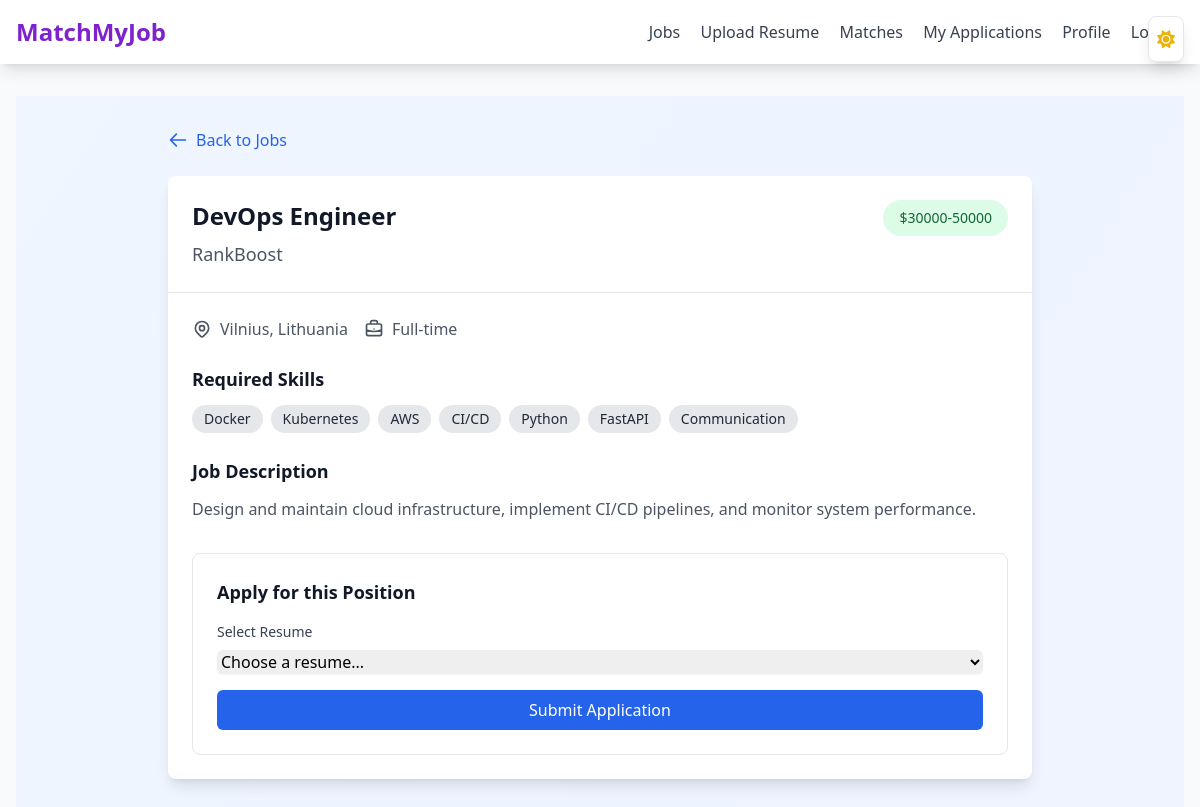
The app's page /jobs/8 (signed in) with its own data.
### models.py (models this page shows)
class JobPosting(Base):
    __tablename__ = "job_postings"
    id             = Column(Integer, primary_key=True, index=True)
    title          = Column(String, nullable=False)
    description    = Column(Text, nullable=False)
    skills_required= Column(JSON, nullable=False)
    company        = Column(String, nullable=False)
    location       = Column(String, nullable=True)
    salary_range   = Column(String, nullable=True)
    employment_type= Column(String, nullable=True)   # e.g. "Full-time"
    deadline       = Column(Date, nullable=True, index = True)     # date-only column
    created_at     = Column(DateTime, default=datetime.utcnow)
    employer_id    = Column(Integer, ForeignKey("users.id", ondelete="CASCADE"), nullable=False, index = True)
    is_active      = Column(Boolean, default=True, nullable=False, index = True)
    employer       = relationship("User", back_populates="job_postings")
    applications   = relationship("Application", back_populates="job", cascade="all, delete-orphan")

### jobs.py (the view)
@router.get("/jobs/{job_id}", response_class=HTMLResponse)
def view_job(
    request: Request,
    job_id: int,
    db: Session = Depends(get_db),
    user: User = Depends(get_current_user)
):
    job = db.query(JobPosting).filter(JobPosting.id == job_id).first()
    if not job:
        raise HTTPException(status_code=404, detail="Job not found.")
    user_resumes = []
    if user.role == "job_seeker":
        user_resumes = (
            db.query(Resume)
              .filter(Resume.user_id == user.id)
              .order_by(Resume.uploaded_at.desc())
              .all()
        )
    already_applied = False
    if user.role == "job_seeker":
        existing_app = (
            db.query(Application)
              .filter(
                  Application.job_id == job_id,
                  Application.user_id == user.id
              ).first()
        )
        if existing_app:
            already_applied = True
    html = templates.TemplateResponse(
        "applicant/job-detail.html",
        {
            "request": request,
            "user": user,
            "job": job,
            "user_resumes": user_resumes,
            "already_applied": already_applied,
            "msg": request.query_params.get("msg", "")
        }
    )
    html.headers["Cache-Control"] = "no-cache, no-store, must-revalidate"
    html.headers["Pragma"]        = "no-cache"
    html.headers["Expires"]       = "0"
    return html

### templates/applicant/job-detail.html (shortened to what this page needs)
{% extends "base.html" %}
{% block content %}
<div class="min-h-screen bg-gradient-to-br from-blue-50 to-indigo-50 dark:from-gray-900 dark:to-gray-800 py-8">
  <div class="max-w-4xl mx-auto px-4">
    <a href="/jobs"
      class="inline-flex items-center text-blue-600 dark:text-blue-400 hover:text-blue-800 dark:hover:text-blue-200 mb-6">
      <svg class="w-5 h-5 mr-2" fill="none" stroke="currentColor" viewBox="0 0 24 24">
        <path stroke-linecap="round" stroke-linejoin="round" stroke-width="2" d="M10 19l-7-7m0 0l7-7m-7 7h18" />
      </svg>
      Back to Jobs
    </a>
    <div class="bg-white dark:bg-gray-900 rounded-lg shadow-lg overflow-hidden">
      <div class="p-6 border-b border-gray-200 dark:border-gray-700">
        <div class="flex justify-between items-start">
          <div>
            <h1 class="text-2xl font-bold text-gray-900 dark:text-white mb-2">{{ job.title }}</h1>
            <p class="text-lg text-gray-600 dark:text-gray-300">{{ job.company }}</p>
          </div>
          {% if job.salary_range %}
          <div
            class="bg-green-100 dark:bg-green-900 text-green-800 dark:text-green-200 px-4 py-2 rounded-full text-sm font-medium">
            ${{ job.salary_range }}
          </div>
          {% endif %}
        </div>
      </div>
      <div class="p-6">
        <div class="flex flex-wrap gap-4 mb-6">
          {% if job.location %}
          <div class="flex items-center text-gray-600 dark:text-gray-300">
            {{ job.location }}
          </div>
          {% endif %}
          {% if job.employment_type %}
          <div class="flex items-center text-gray-600 dark:text-gray-300">
            {{ job.employment_type }}
          </div>
          {% endif %}
        </div>
        <div class="mb-6">
          <h3 class="text-lg font-semibold text-gray-900 dark:text-white mb-3">Required Skills</h3>
          <div class="flex flex-wrap gap-2">
            {% if job.skills_required %}
            {% if job.skills_required is string %}
            {% set skills = job.skills_required.replace('[', '').replace(']', '').replace('"', '').split(',') %}
            {% else %}
            {% set skills = job.skills_required %}
            {% endif %}
            {% for skill in skills %}
            <span
              class="inline-block bg-gray-200 dark:bg-gray-700 px-3 py-1 rounded-full text-sm text-gray-800 dark:text-gray-200">
              {{ skill.strip() }}
            </span>
            {% endfor %}
            {% else %}
            <span class="text-gray-500 dark:text-gray-400">No specific skills required</span>
            {% endif %}
          </div>
        </div>
        <div class="mb-8">
          <h3 class="text-lg font-semibold text-gray-900 dark:text-white mb-3">Job Description</h3>
          <div class="prose max-w-none text-gray-600 dark:text-gray-300">
            {{ job.description | safe }}
          </div>
        </div>
        {% if user.role == "job_seeker" %}
        {% if already_applied %}
        <div
          class="bg-blue-50 dark:bg-blue-900/30 border border-blue-200 dark:border-blue-700 rounded-lg p-4 text-blue-800 dark:text-blue-200">
          <p class="font-medium">You have already applied for this position.</p>
        </div>
        {% else %}
        <div class="bg-white dark:bg-gray-900 border border-gray-200 dark:border-gray-700 rounded-lg p-6">
          <h3 class="text-lg font-semibold text-gray-900 dark:text-white mb-4">Apply for this Position</h3>
          <form action="/jobs/{{ job.id }}/apply" method="POST" class="space-y-4">
            <div>
              <label for="resume" class="block text-sm font-medium text-gray-700 dark:text-gray-300 mb-2">Select
                Resume</label>
              <select name="resume_id" id="resume" required
                class="w-full rounded-md border-gray-300 dark:border-gray-600 shadow-sm focus:border-blue-500 focus:ring-blue-500 dark:bg-gray-800 dark:text-white">
                <option value="">Choose a resume...</option>
              </select>
            </div>
            <button type="submit"
              class="w-full bg-blue-600 dark:bg-blue-800 text-white px-4 py-2 rounded-md hover:bg-blue-700 dark:hover:bg-blue-900 focus:outline-none focus:ring-2 focus:ring-blue-500 focus:ring-offset-2 dark:focus:ring-offset-gray-800">
              Submit Application
            </button>
          </form>
        </div>
        {% endif %}
        {% endif %}
      </div>
    </div>
  </div>
</div>
{% endblock %}

### records on screen
JobPosting: title "DevOps Engineer", company "RankBoost", salary_range "30000-50000", location "Vilnius, Lithuania", employment_type "Full-time", description "Design and maintain cloud infrastructure, implement CI/CD pipelines, and monitor system performance."

### other values on screen
{{ skill.strip() }} "Docker" "Kubernetes" "AWS" "CI/CD" "Python" "FastAPI" "Communication"
